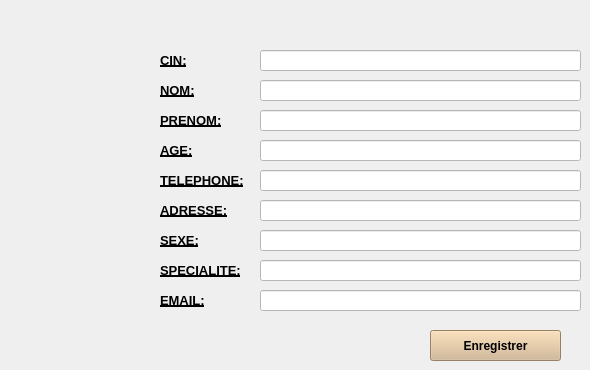
      <widget class="QWidget" name="page_55">
       <widget class="QLineEdit" name="PRENOM">
        <property name="geometry">
         <rect>
          <x>260</x>
          <y>110</y>
          <width>321</width>
          <height>21</height>
         </rect>
        </property>
        <property name="styleSheet">
         <string notr="true">background-color:white;</string>
        </property>
       </widget>
       <widget class="QLineEdit" name="ADRESSE">
        <property name="geometry">
         <rect>
          <x>260</x>
          <y>200</y>
          <width>321</width>
          <height>21</height>
         </rect>
        </property>
        <property name="styleSheet">
         <string notr="true">background-color:white;</string>
        </property>
       </widget>
       <widget class="QLabel" name="label_196">
        <property name="geometry">
         <rect>
          <x>160</x>
          <y>260</y>
          <width>91</width>
          <height>20</height>
         </rect>
        </property>
        <property name="font">
         <font>
          <pointsize>10</pointsize>
          <weight>75</weight>
          <bold>true</bold>
          <underline>true</underline>
         </font>
        </property>
        <property name="text">
         <string>SPECIALITE:</string>
        </property>
       </widget>
       <widget class="QLineEdit" name="EMAIL">
        <property name="geometry">
         <rect>
          <x>260</x>
          <y>290</y>
          <width>321</width>
          <height>21</height>
         </rect>
        </property>
        <property name="styleSheet">
         <string notr="true">background-color:white;</string>
        </property>
       </widget>
       <widget class="QLabel" name="label_198">
        <property name="geometry">
         <rect>
          <x>160</x>
          <y>200</y>
          <width>91</width>
          <height>20</height>
         </rect>
        </property>
        <property name="font">
         <font>
          <pointsize>10</pointsize>
          <weight>75</weight>
          <bold>true</bold>
          <underline>true</underline>
         </font>
        </property>
        <property name="text">
         <string>ADRESSE:</string>
        </property>
       </widget>
       <widget class="QLabel" name="label_192">
        <property name="geometry">
         <rect>
          <x>160</x>
          <y>140</y>
          <width>91</width>
          <height>20</height>
         </rect>
        </property>
        <property name="font">
         <font>
          <pointsize>10</pointsize>
          <weight>75</weight>
          <bold>true</bold>
          <underline>true</underline>
         </font>
        </property>
        <property name="text">
         <string>AGE:</string>
        </property>
       </widget>
       <widget class="QLabel" name="label_191">
        <property name="geometry">
         <rect>
          <x>160</x>
          <y>80</y>
          <width>121</width>
          <height>20</height>
         </rect>
        </property>
        <property name="font">
         <font>
          <pointsize>10</pointsize>
          <weight>75</weight>
          <bold>true</bold>
          <underline>true</underline>
         </font>
        </property>
        <property name="text">
         <string>NOM:</string>
        </property>
       </widget>
       <widget class="QPushButton" name="enregistrerOuvrier">
        <property name="geometry">
         <rect>
          <x>430</x>
          <y>330</y>
          <width>131</width>
          <height>31</height>
         </rect>
        </property>
        <property name="font">
         <font>
          <pointsize>9</pointsize>
          <weight>75</weight>
          <bold>true</bold>
          <underline>false</underline>
         </font>
        </property>
        <property name="styleSheet">
         <string notr="true">background-color:tan;</string>
        </property>
        <property name="text">
         <string>Enregistrer</string>
        </property>
       </widget>
       <widget class="QLabel" name="label_197">
        <property name="geometry">
         <rect>
          <x>160</x>
          <y>290</y>
          <width>91</width>
          <height>20</height>
         </rect>
        </property>
        <property name="font">
         <font>
          <pointsize>10</pointsize>
          <weight>75</weight>
          <bold>true</bold>
          <underline>true</underline>
         </font>
        </property>
        <property name="text">
         <string>EMAIL:</string>
        </property>
       </widget>
       <widget class="QLineEdit" name="CIN">
        <property name="geometry">
         <rect>
          <x>260</x>
          <y>50</y>
          <width>321</width>
          <height>21</height>
         </rect>
        </property>
        <property name="styleSheet">
         <string notr="true">background-color:white;</string>
        </property>
       </widget>
       <widget class="QLineEdit" name="NOM">
        <property name="geometry">
         <rect>
          <x>260</x>
          <y>80</y>
          <width>321</width>
          <height>21</height>
         </rect>
        </property>
        <property name="styleSheet">
         <string notr="true">background-color:white;</string>
        </property>
       </widget>
       <widget class="QLabel" name="label_194">
        <property name="geometry">
         <rect>
          <x>160</x>
          <y>50</y>
          <width>91</width>
          <height>20</height>
         </rect>
        </property>
        <property name="font">
         <font>
          <pointsize>10</pointsize>
          <weight>75</weight>
          <bold>true</bold>
          <underline>true</underline>
         </font>
        </property>
        <property name="text">
         <string>CIN:</string>
        </property>
       </widget>
       <widget class="QLineEdit" name="TELEPHONE">
        <property name="geometry">
         <rect>
          <x>260</x>
          <y>170</y>
          <width>321</width>
          <height>21</height>
         </rect>
        </property>
        <property name="styleSheet">
         <string notr="true">background-color:white;</string>
        </property>
       </widget>
       <widget class="QLineEdit" name="SEXE">
        <property name="geometry">
         <rect>
          <x>260</x>
          <y>230</y>
          <width>321</width>
          <height>21</height>
         </rect>
        </property>
        <property name="styleSheet">
         <string notr="true">background-color:white;</string>
        </property>
       </widget>
       <widget class="QLabel" name="label_190">
        <property name="geometry">
         <rect>
          <x>160</x>
          <y>170</y>
          <width>91</width>
          <height>20</height>
         </rect>
        </property>
        <property name="font">
         <font>
          <pointsize>10</pointsize>
          <weight>75</weight>
          <bold>true</bold>
          <underline>true</underline>
         </font>
        </property>
        <property name="text">
         <string>TELEPHONE:</string>
        </property>
       </widget>
       <widget class="QLabel" name="label_195">
        <property name="geometry">
         <rect>
          <x>160</x>
          <y>230</y>
          <width>81</width>
          <height>20</height>
         </rect>
        </property>
        <property name="font">
         <font>
          <pointsize>10</pointsize>
          <weight>75</weight>
          <bold>true</bold>
          <underline>true</underline>
         </font>
        </property>
        <property name="text">
         <string>SEXE:</string>
        </property>
       </widget>
       <widget class="QLabel" name="label_193">
        <property name="geometry">
         <rect>
          <x>160</x>
          <y>110</y>
          <width>91</width>
          <height>20</height>
         </rect>
        </property>
        <property name="font">
         <font>
          <pointsize>10</pointsize>
          <weight>75</weight>
          <bold>true</bold>
          <underline>true</underline>
         </font>
        </property>
        <property name="text">
         <string>PRENOM:</string>
        </property>
       </widget>
       <widget class="QLineEdit" name="AGE">
        <property name="geometry">
         <rect>
          <x>260</x>
          <y>140</y>
          <width>321</width>
          <height>21</height>
         </rect>
        </property>
        <property name="styleSheet">
         <string notr="true">background-color:white;</string>
        </property>
       </widget>
       <widget class="QLineEdit" name="SPECIALITE">
        <property name="geometry">
         <rect>
          <x>260</x>
          <y>260</y>
          <width>321</width>
          <height>21</height>
         </rect>
        </property>
        <property name="styleSheet">
         <string notr="true">background-color:white;</string>
        </property>
       </widget>
      </widget>
